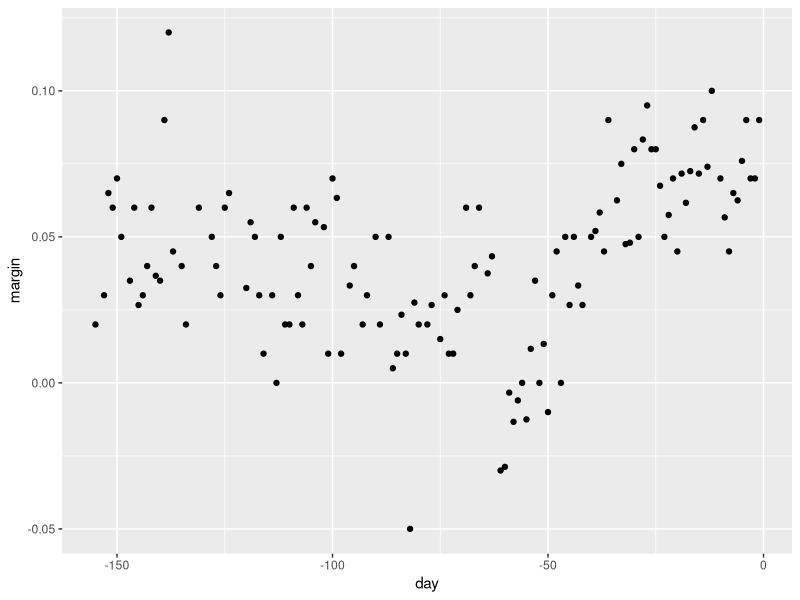
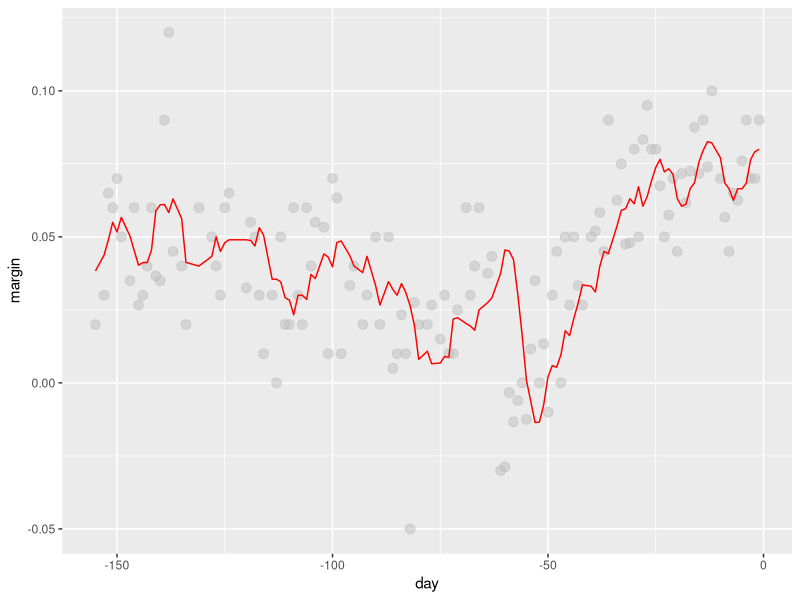
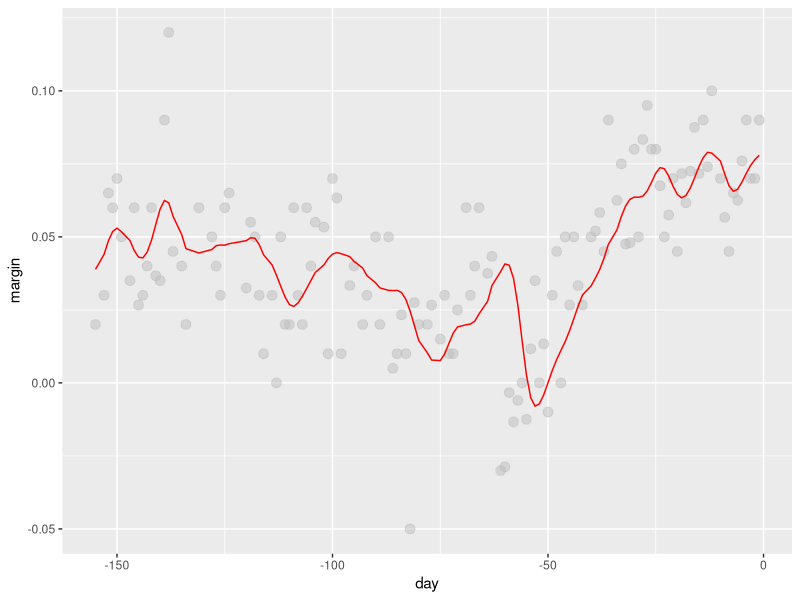
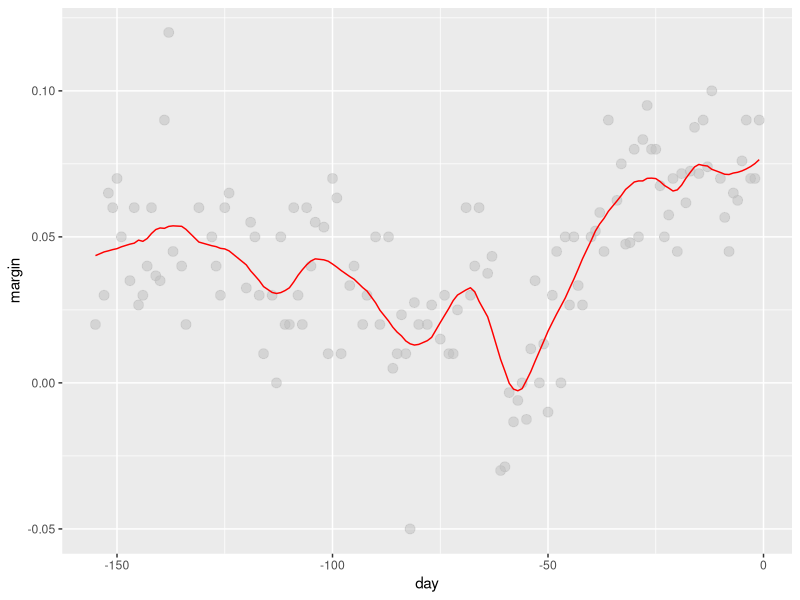
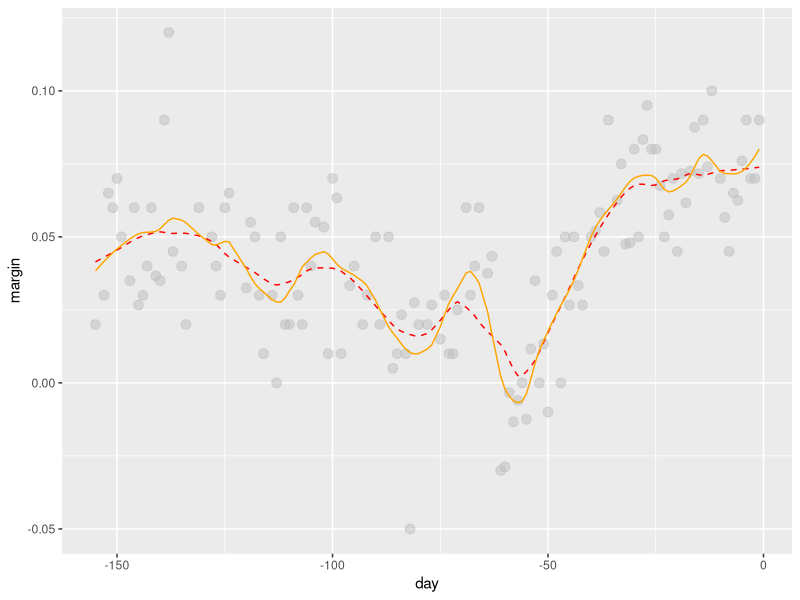
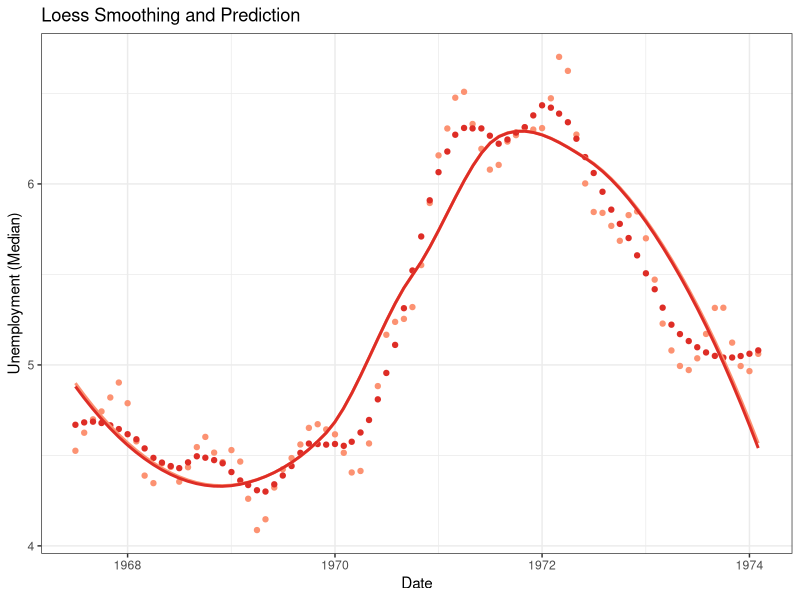

Write R code to recreate these figures, in order.
## ---- chunk 1
library(tidyverse)
library(dslabs)
data("polls_2008")
qplot(day, margin, data = polls_2008)
## ---- chunk 2
span <- 7 
fit <- with(polls_2008, 
            ksmooth(day, margin, kernel = "box", bandwidth = span))

polls_2008 %>% mutate(smooth = fit$y) %>%
  ggplot(aes(day, margin)) +
    geom_point(size = 3, alpha = .5, color = "grey") + 
  geom_line(aes(day, smooth), color="red")
## ---- chunk 3
span <- 7
fit <- with(polls_2008, 
            ksmooth(day, margin, kernel = "normal", bandwidth = span))

polls_2008 %>% mutate(smooth = fit$y) %>%
  ggplot(aes(day, margin)) +
  geom_point(size = 3, alpha = .5, color = "grey") + 
  geom_line(aes(day, smooth), color="red")




## ---- chunk 4
total_days <- diff(range(polls_2008$day))
span <- 21/total_days

fit <- loess(margin ~ day, degree=1, span = span, data=polls_2008)

polls_2008 %>% mutate(smooth = fit$fitted) %>%
  ggplot(aes(day, margin)) +
  geom_point(size = 3, alpha = .5, color = "grey") +
  geom_line(aes(day, smooth), color="red")



## set degree = 1. This tells loess to fit polynomials of degree 1, a fancy name for lines. If you read the help page for loess, you will see that the argument degree defaults to 2. By default, loess fits parabolas not lines.
total_days <- diff(range(polls_2008$day))
span <- 28/total_days
fit_1 <- loess(margin ~ day, degree=1, span = span, data=polls_2008)

fit_2 <- loess(margin ~ day, span = span, data=polls_2008)


polls_2008 %>% mutate(smooth_1 = fit_1$fitted, smooth_2 = fit_2$fitted) %>%
  ggplot(aes(day, margin)) +
  geom_point(size = 3, alpha = .5, color = "grey") +
  geom_line(aes(day, smooth_1), color="red", lty = 2) +
  geom_line(aes(day, smooth_2), color="orange", lty = 1) 
## ---- chunk 5
library(tidyverse)
data(economics, package="ggplot2")  # load data
economics$index <- 1:nrow(economics)  # create index variable
economics <- economics[1:80, ]  # retail 80rows for better graphical understanding
loessMod10 <- loess(uempmed ~ index, data=economics, span=0.10) # 10% smoothing span
loessMod25 <- loess(uempmed ~ index, data=economics, span=0.25) # 25% smoothing span
loessMod50 <- loess(uempmed ~ index, data=economics, span=0.50) # 50% smoothing span

### Predict Loess 
### get smoothed output
economics$smoothed10 <- predict(loessMod10) 
economics$smoothed25 <- predict(loessMod25) 
economics$smoothed50 <- predict(loessMod50) 

## plot(economics$uempmed, x=economics$date, type="l", main="Loess Smoothing and Prediction", xlab="Date", ylab="Unemployment (Median)")
ggplot(data = economics) + 
  geom_point(mapping = aes(x = date, y = smoothed10), color="#fc9272") + 
  geom_point(mapping = aes(x = date, y = smoothed25), color="#de2d26") + 
  geom_smooth(mapping = aes(x = date, y = smoothed10), color="#fc9272", fill=NA) + 
  geom_smooth(mapping = aes(x = date, y = smoothed25), color="#de2d26", fill=NA) + 
  theme_bw()+
  labs(y="Unemployment (Median)", 
       x="Date", 
       title="Loess Smoothing and Prediction")
